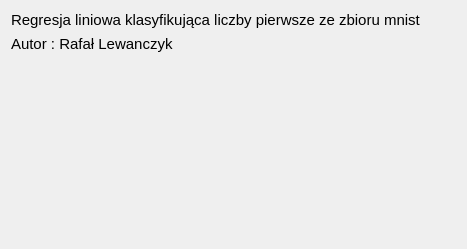
<?xml version="1.0" encoding="UTF-8"?>
<ui version="4.0">
 <class>Form</class>
 <widget class="QWidget" name="Form">
  <property name="geometry">
   <rect>
    <x>0</x>
    <y>0</y>
    <width>467</width>
    <height>249</height>
   </rect>
  </property>
  <property name="windowTitle">
   <string>Form</string>
  </property>
  <layout class="QVBoxLayout" name="verticalLayout">
   <item>
    <widget class="QLabel" name="label">
     <property name="font">
      <font>
       <pointsize>11</pointsize>
      </font>
     </property>
     <property name="text">
      <string>Regresja liniowa klasyfikująca liczby pierwsze ze zbioru mnist</string>
     </property>
    </widget>
   </item>
   <item>
    <widget class="QLabel" name="label_2">
     <property name="font">
      <font>
       <pointsize>11</pointsize>
      </font>
     </property>
     <property name="text">
      <string>Autor : Rafał Lewanczyk</string>
     </property>
    </widget>
   </item>
   <item>
    <spacer name="verticalSpacer">
     <property name="orientation">
      <enum>Qt::Vertical</enum>
     </property>
     <property name="sizeHint" stdset="0">
      <size>
       <width>20</width>
       <height>40</height>
      </size>
     </property>
    </spacer>
   </item>
  </layout>
 </widget>
 <resources/>
 <connections/>
</ui>
